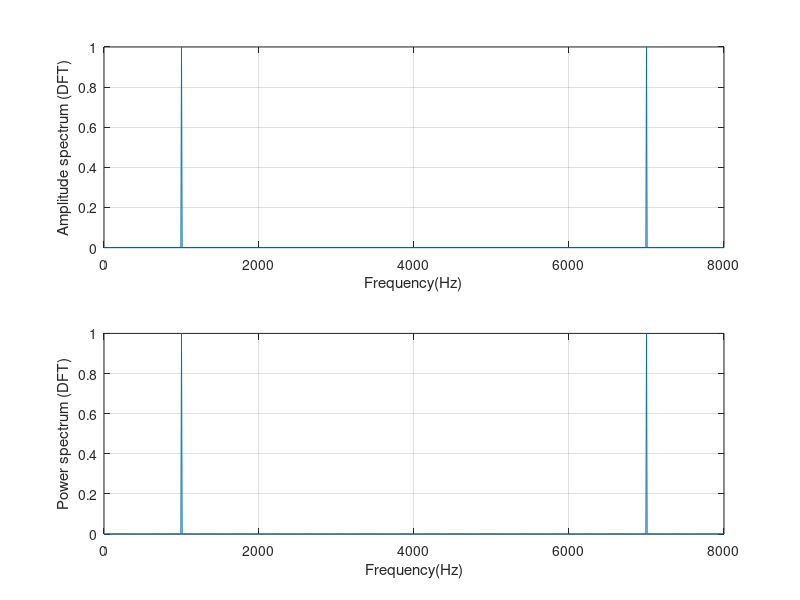

This chart was generated by the following MATLAB code:
clear all;
close all;
clc;

fs = 8000;
N = 1000;
x = 2*sin(2000*pi*[0:1:N-1]/fs);

% DFT algorithm
figure(1)
xf = abs(fft(x))/N;     % amplitude spectrum
P = xf.*xf      % power specturm
f = [0:1:N-1]*fs/N;
subplot(2,1,1);plot(f,xf); grid
xlabel('Frequency(Hz)');
ylabel('Amplitude spectrum (DFT)');
subplot(2,1,2); plot(f, P); grid
xlabel('Frequency(Hz)');
ylabel('Power spectrum (DFT)');
